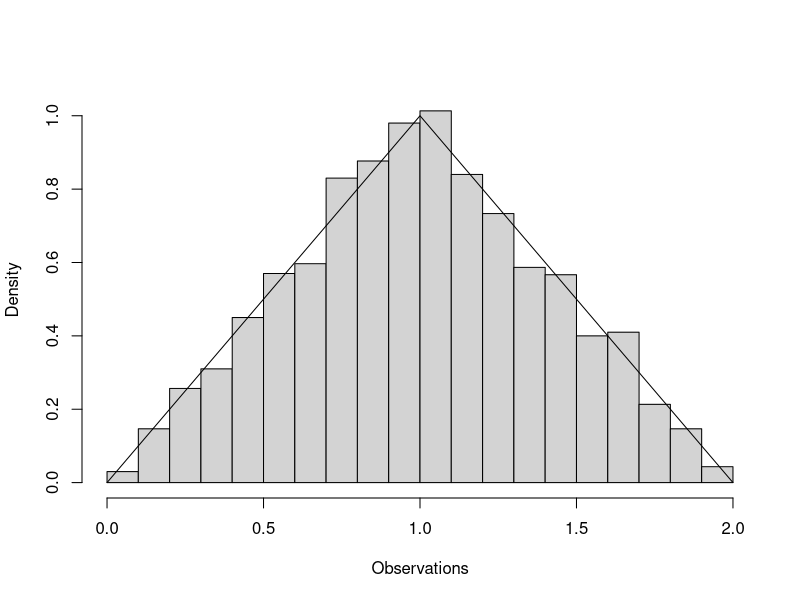

The R script that drew this image:
# program spuRs/resources/scripts/rejecttriangle.r

rejectionK <- function(fx, a, b, K) {
 # simulates from the pdf fx using the rejection algorithm
 # assumes fx is 0 outside [a, b] and bounded by K
 # note that we exit the infinite loop using the return statement
  while (TRUE) {
   x <- runif(1, a, b)
   y <- runif(1, 0, K)
   if (y < fx(x)) return(x)
  }
}

fx<-function(x){
 # triangular density
 if ((0<x) && (x<1)) {
  return(x)
 } else if ((1<x) && (x<2)) {
   return(2-x)
 } else {
 return(0)
 }
}

# generate a sample
set.seed(21)
nreps <- 3000
Observations <- rep(0, nreps)
Observations

for(i in 1:nreps) {
Observations[i] <- rejectionK(fx, 0, 2, 1)
}

# plot a scaled histogram of the sample and the density on top
hist(Observations, breaks = seq(0, 2, by=0.1), freq = FALSE,
ylim = c(0, 1.05), main = "")
lines(c(0, 1, 2), c(0, 1, 0))

